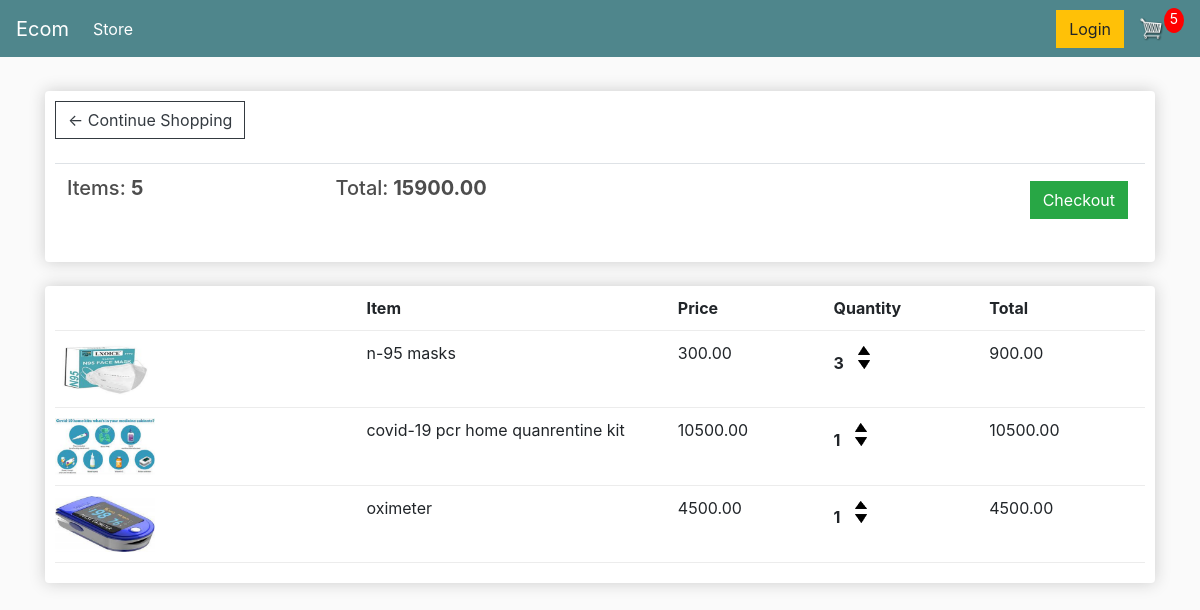
The app's page /cart/ (signed in) with its own data.
### covid/models.py (models this page shows, shortened)
class Order(models.Model):
    customer = models.ForeignKey(Customer, on_delete=models.SET_NULL, null=True, blank=True)
    date_ordered = models.DateTimeField(auto_now_add=True)
    complete = models.BooleanField(default=False)
    transaction_id = models.CharField(max_length=100, null=True)
    @property
    def get_cart_total(self):
        orderitems = self.orderitem_set.all()
        total = sum([item.get_total for item in orderitems])
        return total
    @property
    def get_cart_items(self):
        orderitems = self.orderitem_set.all()
        total = sum([item.quantity for item in orderitems])
        return total

class OrderItem(models.Model):
    product = models.ForeignKey(Product, on_delete=models.SET_NULL, null=True)
    order = models.ForeignKey(Order, on_delete=models.SET_NULL, null=True)
    quantity = models.IntegerField(default=0, null=True, blank=True)
    date_added = models.DateTimeField(auto_now_add=True)
    @property
    def get_total(self):
        total = self.product.price * self.quantity
        return total

class Product(models.Model):
    name = models.CharField(max_length=200, null=True)
    price = models.DecimalField(max_digits=7, decimal_places=2)
    digital = models.BooleanField(default=False, null=True, blank=True)
    image = models.ImageField(null=True, blank=True)
    @property
    def imageURL(self):
        try:
            url = self.image.url
        except:
            url = ''
        return url

### covid/views.py (the view)
# urls.py: path('cart/', views.cart, name="cart"),
def cart(request):
    data = cartData(request)
    cartItems = data['cartItems']
    order = data['order']
    items = data['items']
    context = {'items': items, 'order': order, 'cartItems': cartItems}
    return render(request, 'store/cart.html', context)

### covid/utils.py (called while the page is built)
def cartData(request):
    if request.user.is_authenticated:
        customer = request.user.customer
        order, created = Order.objects.get_or_create(customer=customer, complete=False)
        items = order.orderitem_set.all()
        cartItems = order.get_cart_items
    else:
        cookieData = cookieCart(request)
        cartItems = cookieData['cartItems']
        order = cookieData['order']
        items = cookieData['items']
    return {'cartItems': cartItems, 'order': order, 'items': items}

### covid/templates/store/cart.html
{% extends 'store/main.html' %}
{% load static %}
{% block content %}
    <div class="row">
        <div class="col-lg-12">
            <div class="box-element">
                <a class="btn btn-outline-dark" href="{% url 'store' %}">&#x2190; Continue Shopping</a>
                <br>
                <br>
                <table class="table">
                    <tr>
                        <th><h5>Items: <strong>{{ order.get_cart_items }}</strong></h5></th>
                        <th><h5>Total:<strong> {{ order.get_cart_total }}</strong></h5></th>
                        <th>
                            <a style="float:right; margin:5px;" class="btn btn-success" href="{% url 'checkout' %}">Checkout</a>
                        </th>
                    </tr>
                </table>
            </div>
            <br>
            <div class="box-element">
                <div class="cart-row">
                    <div style="flex:2"></div>
                    <div style="flex:2"><strong>Item</strong></div>
                    <div style="flex:1"><strong>Price</strong></div>
                    <div style="flex:1"><strong>Quantity</strong></div>
                    <div style="flex:1"><strong>Total</strong></div>
                </div>
                {% for item in items %}
                    <div class="cart-row">
                        <div style="flex:2"><img class="row-image" src="{{ item.product.imageURL }}"></div>
                        <div style="flex:2"><p>{{ item.product.name }}</p></div>
                        <div style="flex:1"><p>{{ item.product.price|floatformat:2 }}</p></div>
                        <div style="flex:1">
                            <p class="quantity">{{ item.quantity }}</p>
                            <div class="quantity">
                                <img data-product = {{ item.product.id }} data-action="add" class="chg-quantity update-cart" src="{% static  'images/arrow-up.png' %}">
                                <img data-product = {{ item.product.id }} data-action="remove" class="chg-quantity update-cart" src="{% static  'images/arrow-down.png' %}">
                            </div>
                        </div>
                        <div style="flex:1"><p>{{ item.get_total }}</p></div>
                    </div>
                {% endfor %}
            </div>
        </div>
    </div>
{% endblock content %}

### static/css/main.css (style rules this page uses)
body { background-color: hsl(0, 0%, 98%); }
h1,h2,h3,h4,h5,h6 { color:hsl(0, 0%, 30%); }
.box-element { box-shadow:hsl(0, 0%, 80%) 0 0 16px; background-color: #fff; border-radius: 4px; padding: 10px; }
.col-lg-4, .col-lg-6, .col-lg-8, .col-lg-12 { margin-top: 10px; }
.btn { border-radius: 0; }
.row-image { width: 100px; }
.cart-row { display: flex; align-items: flex-stretch; padding-bottom: 10px; margin-bottom: 10px; border-bottom: 1px solid #ececec; }
.quantity { display: inline-block; font-weight: 700; padding-right:10px; }
.chg-quantity { width: 12px; cursor: pointer; display: block; margin-top: 5px; transition:.1s; }

### records on screen
Order: get_cart_items "5", get_cart_total "15900.00"
OrderItem: product.imageURL (picture), product.name "n-95 masks", product.price "300.00", quantity "3", get_total "900.00"
OrderItem: product.imageURL (picture), product.name "covid-19 pcr home quanrentine kit", product.price "10500.00", quantity "1", get_total "10500.00"
OrderItem: product.imageURL (picture), product.name "oximeter", product.price "4500.00", quantity "1", get_total "4500.00"

### other values on screen
{{ cartItems }} "5"
